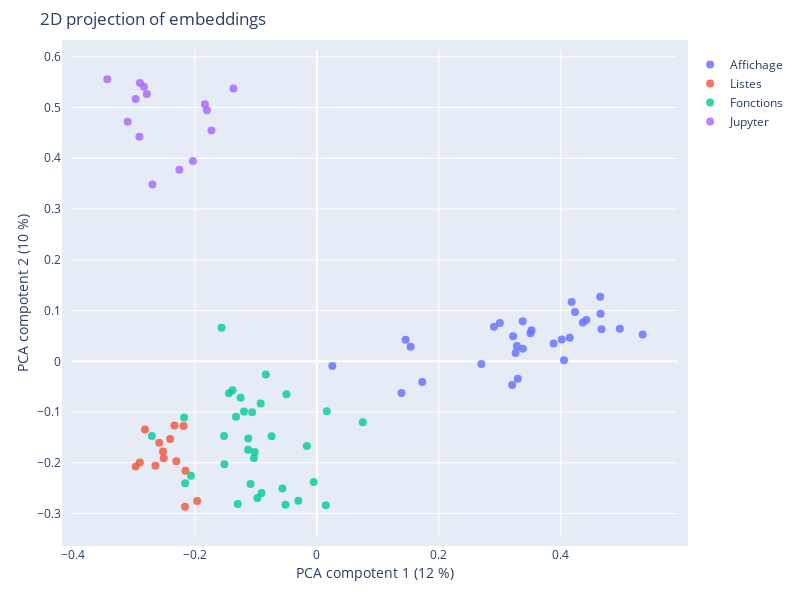

Notebook cell for this chart:
### Markdown cell above
### 2D projection of embeddings

### Code cell
# with Matplotlib
plot_2D_matplotlib(df, labels=component_labels)

# with Plotly
plot_2D_plotly(df,  labels=component_labels)
